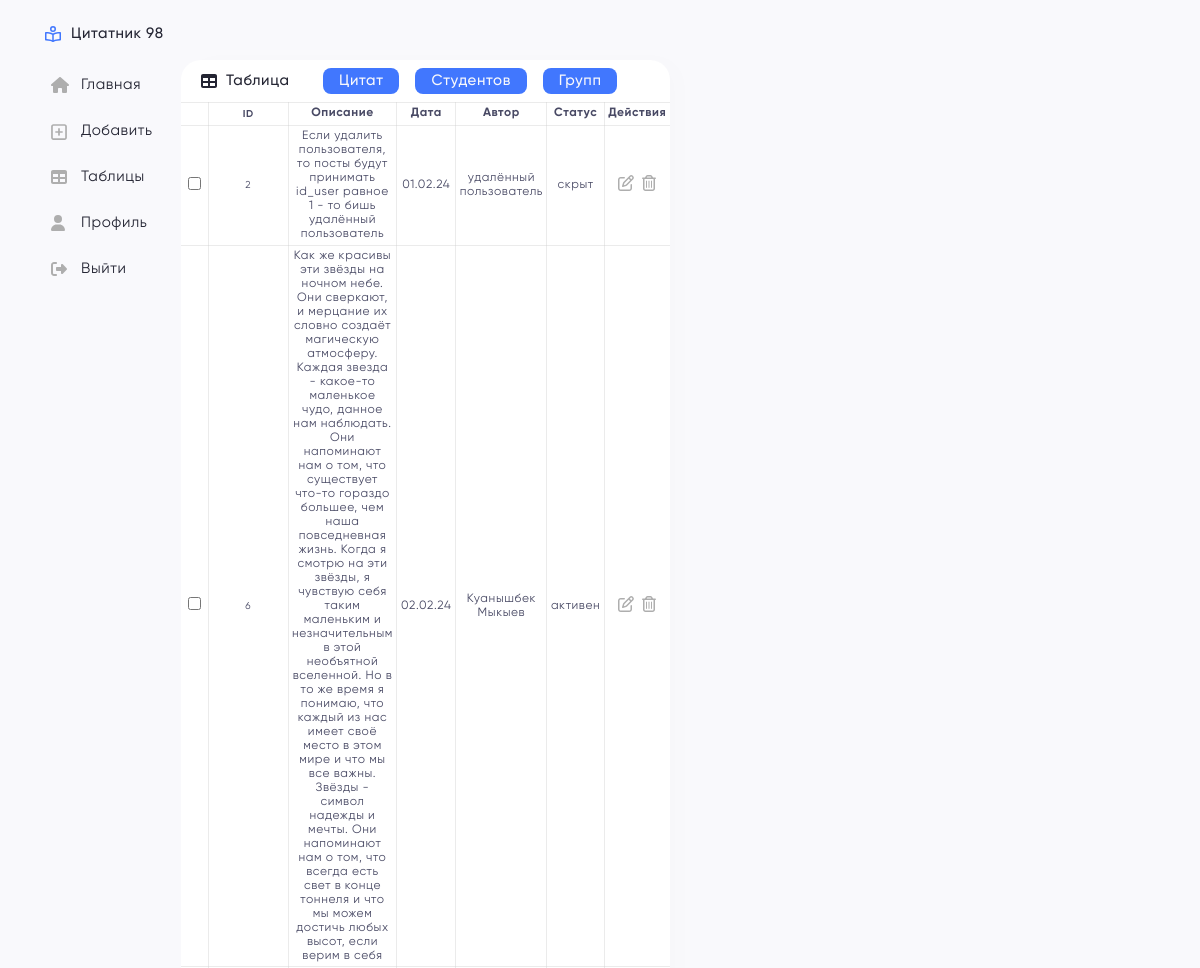
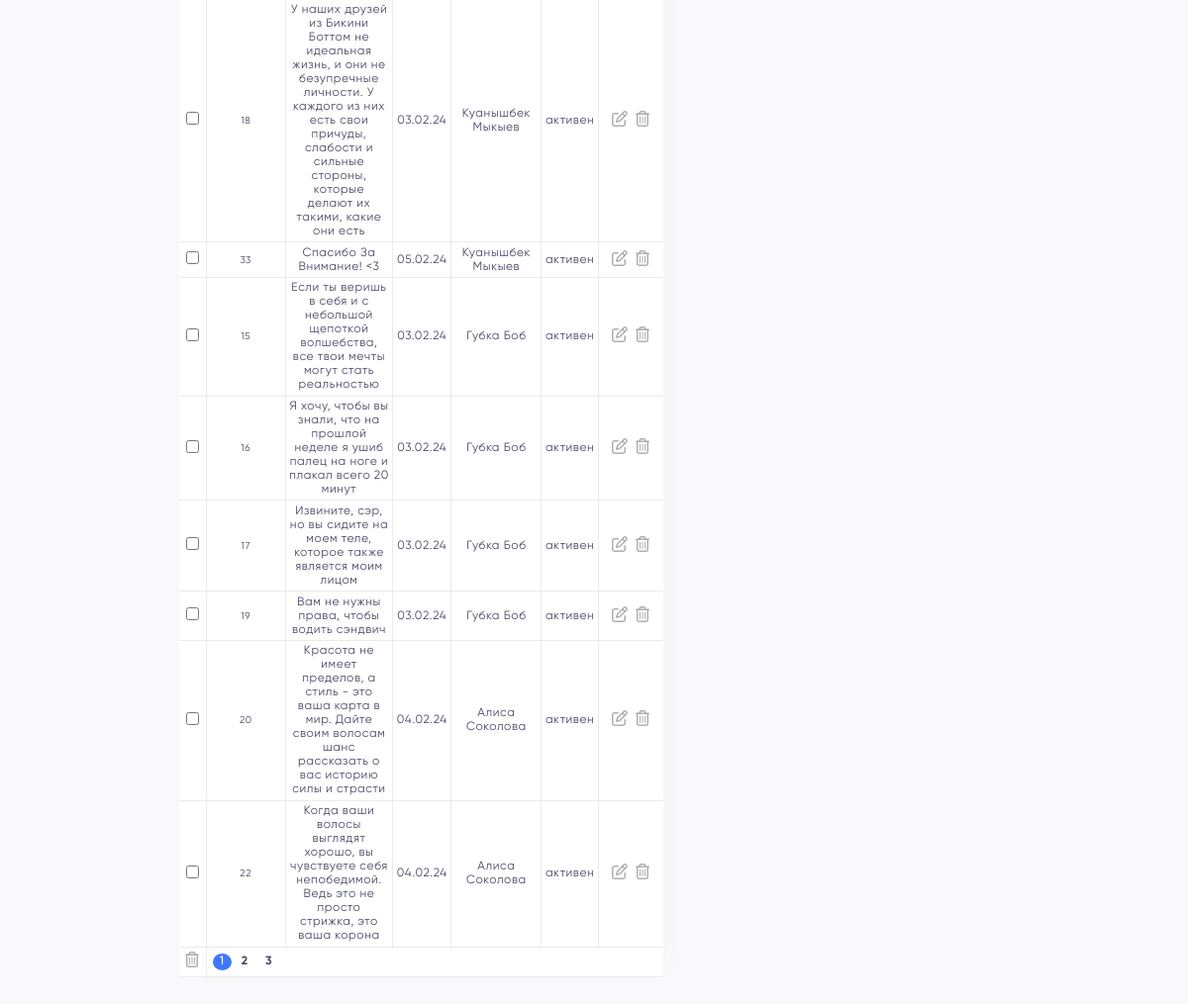
Screenshot of /table.php?table=posts (signed in) with the database file from the repository (2 pictures, top to bottom).
### tables this page shows
CREATE TABLE IF NOT EXISTS `posts` (
  `id_post` int(11) NOT NULL AUTO_INCREMENT,
  `description` text NOT NULL,
  `time` timestamp NOT NULL DEFAULT CURRENT_TIMESTAMP,
  `status` enum('активен','скрыт') DEFAULT NULL,
  `id_user` int(11) NOT NULL,
  PRIMARY KEY (`id_post`),
  KEY `fk_posts_users` (`id_user`),
  CONSTRAINT `fk_posts_users` FOREIGN KEY (`id_user`) REFERENCES `users` (`id_user`)
);

CREATE TABLE IF NOT EXISTS `users` (
  `id_user` int(11) NOT NULL AUTO_INCREMENT,
  `name` varchar(40) NOT NULL,
  `surname` varchar(40) NOT NULL,
  `email` varchar(70) DEFAULT NULL,
  `password` varchar(255) DEFAULT NULL,
  `photo` varchar(255) DEFAULT 'default_ava.jpg',
  `id_group` int(11) NOT NULL,
  `id_role` int(11) DEFAULT NULL,
  PRIMARY KEY (`id_user`) USING BTREE,
  UNIQUE KEY `unique_email` (`email`),
  KEY `fk_users_groups` (`id_group`) USING BTREE,
  KEY `fk_users_roles` (`id_role`),
  CONSTRAINT `fk_users_groups` FOREIGN KEY (`id_group`) REFERENCES `groups` (`id_group`),
  CONSTRAINT `fk_users_roles` FOREIGN KEY (`id_role`) REFERENCES `roles` (`id_role`)
);

### includes/table/posts.php (the view, shortened to what this page needs)
<div class="table-content">
    <form action="" method="post">
        <table class="table">
            <thead class="table_block">
                <tr class="table_row">
                    <th class="table_cell w-1"></th>
                    <th class="table_cell id">ID</th>
                    <th class="table_cell post-desc">Описание</th>
                    <th class="table_cell created-at">Дата</th>
                    <th class="table_cell author">Автор</th>
                    <th class="table_cell author">Статус</th>
                    <th class="table_cell btns-cell">Действия</th>
                </tr>
            </thead>
            <tbody class="table_block">
                <?php
                $select_posts = "SELECT posts.id_post, posts.description, posts.status, DATE_FORMAT(posts.time, '%d.%m.%y') AS posts_time, users.name, users.surname
            FROM posts JOIN users ON posts.id_user = users.id_user;";
                if ($result_select_posts = mysqli_query($connection, $select_posts)) {
                    $items_per_page = 10;
                    $num_rows = mysqli_num_rows($result_select_posts);
                    $total_pages = ceil($num_rows / $items_per_page);
                    if (isset($_GET['page'])) {
                        $page = $_GET['page'];
                        if ($page > $total_pages) {
                            $page = 1;
                        }
                    } else {
                        $page = 1;
                    }
                    $start = ($page - 1) * $items_per_page;
                    $limit = "SELECT posts.id_post, posts.description, posts.status, DATE_FORMAT(posts.time, '%d.%m.%y') AS posts_time, users.name, users.surname
            FROM posts JOIN users ON posts.id_user = users.id_user LIMIT $items_per_page OFFSET $start";
                    $result_limit = mysqli_query($connection, $limit);
                    while ($row = mysqli_fetch_assoc($result_limit)) {
                ?>
                        <tr class="table_row">
                            <td class="table_cell">
                                <input type="checkbox" name="checkbox[]" value="<?= $row['id_post'] ?>">
                            </td>
                            <td class="table_cell id"><?= $row['id_post'] ?></td>
                            <td class="table_cell"><?= $row['description'] ?></td>
                            <td class="table_cell"><?php echo substr($row['posts_time'], 0, 8); ?></td>
                            <td class="table_cell"><?php echo $row['name'] . " "  . $row['surname'] ?></td>
                            <td class="table_cell"><?= $row['status'] ?></td>
                            <td class="table_cell">
                                <a href="table.php?table=posts&edit=<?= $row['id_post'] ?>" class="table_btn">
                                    <svg class="icon pd-left-3 ">
                                        <use href="./assets/images/svg/sprites.svg#edit" />
                                    </svg>
                                </a>
                                <a href="table.php?table=posts&delete=<?= $row['id_post'] ?>" name="delete" class="table_btn" onclick="return showConfirmation()">
                                    <svg class=" icon pd-left-3 ">
                                        <use href=" ./assets/images/svg/sprites.svg#delete" />
                                    </svg>
                                </a>
                            </td>
                        </tr>
                    <?php } ?>
                <?php } ?>
            </tbody>
            <tfoot class="tfoot">
                <tr class="table_row">
                    <th class="table_cell">
                        <button type="submit" name="delete_all" onclick="return showConfirmation();">
                            <svg class="icon pd-left-3 ">
                                <use href="./assets/images/svg/sprites.svg#delete" />
                            </svg>
                        </button>
                    </th>
                    <th class="pagination">
                        <?php
                        pagination($result_limit, $total_pages, "/table.php?table=posts&page");
                        ?>
                    </th>
                </tr>
            </tfoot>
        </table>
    </form>
</div>

### layout/header.php (shortened to what this page needs)
<?php
require_once "./config/functions.php";
?>
<!DOCTYPE html>
<html lang="ru">
<head>
    <link rel="stylesheet" href="./assets/css/reset.css">
    <link rel="stylesheet" href="./assets/css/style.css">
</head>
<body class="body">
    <div class="wrapper container">

### layout/nav-sidebar.php (shortened to what this page needs)
<header class="header">
    <div class="header_name-logo">
        <svg class="icon">
            <use href="./assets/images/svg/sprites.svg#logo" />
        </svg>
        <h3 class="header_name">Цитатник 98</h3>
    </div>
    <ul class="nav">
        <a href="./home.php" class="nav__link">
            <svg class="icon">
                <use href="./assets/images/svg/sprites.svg#home" />
            </svg>
            Главная
        </a>
        <?php if (isset($_SESSION['id_role'])) {
            if ($_SESSION['id_role'] == 1 || $_SESSION['id_role'] == 2) { ?>
                <a href="./create.php?act=post" class="nav__link">
                    <svg class="icon">
                        <use href="./assets/images/svg/sprites.svg#add" />
                    </svg>
                    Добавить
                </a>
                <a href="./table.php?table=posts" class="nav__link">
                    <svg class="icon">
                        <use href="./assets/images/svg/sprites.svg#table" />
                    </svg>
                    Таблицы
                </a>
            <?php } ?>
        <?php } ?>
        <?php if (isset($_SESSION['authorized'])) {
        ?>
            <a href="/profile.php" class="nav__link"><svg class="icon">
                    <use href="./assets/images/svg/sprites.svg#user" />
                </svg>
                Профиль
            </a>
            <a href="?logout" class="nav__link"><svg class="icon">
                    <use href="./assets/images/svg/sprites.svg#quit" />
                </svg>
                Выйти
            </a>
        <?php } ?>
    </ul>
</header>
<main class="main">

### table.php (shortened to what this page needs)
<?php
include "./layout/header.php";
include "./layout/nav-sidebar.php";
if (isset($_SESSION['id_role'])) {
    if ($_SESSION['id_role'] == 1 || $_SESSION['id_role'] == 2) { ?>
        <div class="main_content">
            <div class="btns-nav">
                <h3 class="main_title"><svg class="icon grey">
                        <use href="./assets/images/svg/sprites.svg#table" />
                    </svg> Таблица</h3>
                <a href="?table=posts" class="my-btn">Цитат</a>
                <a href="?table=users" class="my-btn">Студентов</a>
                <a href="?table=groups" class="my-btn">Групп</a>
            </div>
            <?php
            if (isset($_GET["table"])) {
                $button = $_GET["table"];
                switch ($button) {
                    case "posts":
                        include "./includes/table/posts.php";
                        break;
                }
            }
            ?>
        </div>
    <?php
        if (isset($_GET["table"])) {
            $button = $_GET["table"];
            switch ($button) {
                case "posts":
                    include "./includes/edit-panel/edit-posts.php";
                    break;
            }
        }
    }
} ?>
    <?php
    include "./layout/footer.php";
    ?>

### config/functions.php (shortened to what this page needs)
<?php
function pagination($query, $total_pages, $link)
{
    if (mysqli_num_rows($query) > 1) {
        global $page;
        for ($i = 1; $i <= $total_pages; $i++) {
            if ($i == $page) {
                echo "<a class='current-page'>$i</a>";
            } else {
                echo "<a class='pages' href='$link=$i'>$i</a>";
            }
        }
    }
}

### includes/edit-panel/edit-posts.php (shortened to what this page needs)
</div>

### layout/footer.php (shortened to what this page needs)
</body>
</html>

### assets/css/style.css (style rules this page uses)
svg { fill: #AEAEAE; transition: 0.3s all; }
.icon { padding-top: 1px; min-width: 20px; max-width: 18px; max-height: 18px; }
.pd-left-3 { padding-left: 3px; }
.body { background-color: #F9F9FC; }
.wrapper { font-family: Gilroy, sans-serif; font-weight: 400; letter-spacing: 0.6px; color: #242533; display: flex; }
.container { max-width: 70rem; margin: 0 auto; }
.header { display: flex; font-size: clamp(0.5rem, 0.3542rem + 0.7778vw, 0.9375rem); flex-direction: column; align-items: flex-start; padding: 25px 0.3125rem; background-color: #F9F9FC; }
.header_name-logo { display: flex; align-items: center; justify-content: center; gap: 6px; user-select: none; }
.header_name { font-weight: 500; font-size: clamp(0.5rem, 0.3542rem + 0.7778vw, 0.9375rem); width: 100px; }
.nav { padding: 1.7rem 0rem 1rem 0rem; display: flex; flex-direction: column; align-items: flex-start; justify-content: flex-start; gap: 1rem; }
.nav__link { padding: 6px 6px; display: flex; align-items: center; gap: 10px; cursor: pointer; fill: #4177FE; user-select: none; transition: 0.2s all; border-radius: 0.375rem; width: 7.1875rem; margin-right: auto; }
.my-btn { text-align: center; padding: 4px 1rem; background-color: #4177FE; border-radius: 8px; color: #F9F9FC; letter-spacing: 0.6px; font-weight: 500; transition: color 0.15s ease-in-out, background-color 0.15s ease-in-out, border-color 0.15s ease-in-out; }
.main { padding: 3.75rem 0.3125rem; display: flex; position: relative; width: 100%; gap: 0.625rem; }
.main_content { width: 100%; max-width: 43.6875rem; background-color: #fff; border-radius: 1.25rem; box-shadow: 10px 0px 25px 0px rgba(0, 0, 0, 0.01); align-self: flex-start; }
.main_title { font-weight: 500; display: flex; align-items: center; width: 6.625rem; }
.btns-nav { display: flex; justify-content: flex-start; align-items: center; gap: 1rem; width: 100%; padding: 0.5rem 1.25rem; font-size: clamp(0.5rem, 0.3542rem + 0.7778vw, 0.9375rem); }
.grey { fill: #242533; margin-right: 0.3125rem; }
.table { color: #484964; background-color: #fff; width: 100%; border-collapse: collapse; font-size: clamp(0.4375rem, 0.2917rem + 0.7778vw, 0.775rem); }
.table-content { background-color: #fff; width: 100%; }
.table_row { font-size: 0.75rem; }
.table_cell { padding: 0.2125rem; text-align: center; border: 1px solid rgba(204, 204, 204, 0.4); max-width: 150px; overflow: hidden; text-overflow: ellipsis; word-wrap: break-word; }
.table_cell:first-child { border-left: none; }
.table_cell:last-child { border-right: none; }
.table_block { border-bottom: 1px solid black; }
.w-1 { width: 1%; }
.id { width: 5%; font-size: 0.625rem; }
.btns-cell { width: 3%; }
.post-desc { width: 30%; }
.created-at { width: 7%; }
.author { width: 8%; }
.pagination { display: flex; grid-gap: 0.2rem; margin: 0 auto; font-size: 0.75rem; padding: 0.375rem; }
.tfoot { border: 1px solid rgba(204, 204, 204, 0.4); border-right: none; border-left: none; }
.pagination a { padding: 1px 7px; border-radius: 50%; }
.current-page { font-weight: 500; background-color: #4177FE; color: #fff; text-decoration: none; user-select: none; border-radius: 50%; padding: 1px 7px; }

### rows the page displays
posts: id_post "2", description "Если удалить пользователя, то посты будут принимать id_user равное 1 - то бишь удалённый пользователь", posts_time "01.02.24", id_user.name "удалённый", id_user.surname "пользователь", status "скрыт"
posts: id_post "6", description "Как же красивы эти звёзды на ночном небе. Они сверкают, и мерцание их словно создаёт магическую атмосферу. Каждая звезда - какое-то маленькое чудо, данное нам наблюдать. Они напоминают нам о том, что существует что-то гораздо большее, чем наша повседневная жизнь. Когда я смотрю на эти звёзды, я чувствую себя таким маленьким и незначительным в этой необъятной вселенной. Но в то же время я понимаю, что каждый из нас имеет своё место в этом мире и что мы все важны. Звёзды - символ надежды и мечты. Они напоминают нам о том, что всегда есть свет в конце тоннеля и что мы можем достичь любых высот, если верим в себя", posts_time "02.02.24", id_user.name "Куанышбек", id_user.surname "Мыкыев", status "активен"
posts: id_post "18", description "У наших друзей из Бикини Боттом не идеальная жизнь, и они не безупречные личности. У каждого из них есть свои причуды, слабости и сильные стороны, которые делают их такими, какие они есть", posts_time "03.02.24", id_user.name "Куанышбек", id_user.surname "Мыкыев", status "активен"
posts: id_post "33", description "Спасибо За Внимание! <3", posts_time "05.02.24", id_user.name "Куанышбек", id_user.surname "Мыкыев", status "активен"
posts: id_post "15", description "Если ты веришь в себя и с небольшой щепоткой волшебства, все твои мечты могут стать реальностью", posts_time "03.02.24", id_user.name "Губка", id_user.surname "Боб", status "активен"
posts: id_post "16", description "Я хочу, чтобы вы знали, что на прошлой неделе я ушиб палец на ноге и плакал всего 20 минут", posts_time "03.02.24", id_user.name "Губка", id_user.surname "Боб", status "активен"
posts: id_post "17", description "Извините, сэр, но вы сидите на моем теле, которое также является моим лицом", posts_time "03.02.24", id_user.name "Губка", id_user.surname "Боб", status "активен"
posts: id_post "19", description "Вам не нужны права, чтобы водить сэндвич", posts_time "03.02.24", id_user.name "Губка", id_user.surname "Боб", status "активен"
posts: id_post "20", description "Красота не имеет пределов, а стиль - это ваша карта в мир. Дайте своим волосам шанс рассказать о вас историю силы и страсти", posts_time "04.02.24", id_user.name "Алиса", id_user.surname "Соколова", status "активен"
posts: id_post "22", description "Когда ваши волосы выглядят хорошо, вы чувствуете себя непобедимой. Ведь это не просто стрижка, это ваша корона", posts_time "04.02.24", id_user.name "Алиса", id_user.surname "Соколова", status "активен"
